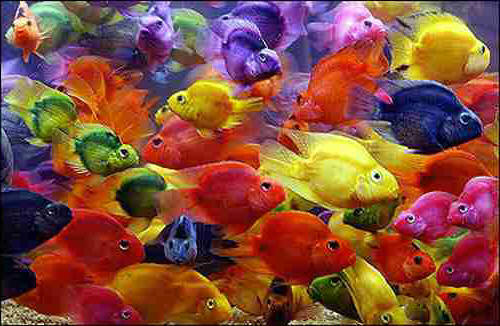
%> input picture fish.jpg, 500 x 326 px
$ octave --eval "color_quantize_main;"   (GNU Octave 9; MATLAB toolbox functions it lacks are replaced by stand-ins)
%> lines starting %> are read from the running program, lines starting %| are printed output that depends on the picture; long printed decimals are rounded
### quantize_RGB.m
function [outputImg, meanColors] = quantize_RGB(origImg, k)
    inputImg = im2double(origImg);
    [r, c, ~] = size(inputImg);
    reshapedImg = reshape(inputImg, r*c, 3);
    init = reshapedImg(1:round(size(reshapedImg, 1)/k):end, :, :);
    [idx, meanColors] = kmeans(reshapedImg, k, 'Start', init);
    disp(meanColors);
    outputImg_ = zeros(size(reshapedImg));
    for labels = 1:k
        outputImg_(idx == labels, 1) = meanColors(labels, 1);
        outputImg_(idx == labels, 2) = meanColors(labels, 2);
        outputImg_(idx == labels, 3) = meanColors(labels, 3);
    end
    outputImg = reshape(outputImg_, r,c,3);
end

### compute_quantization_error.m
function [error] = compute_quantization_error(origImg, quantizedImg)
    orig = im2double(origImg);
    quan = im2double(quantizedImg);
    error = (norm(orig(:)-quan(:),2).^2);
end

### quantize_HSV.m
function [outputImg, meanHues] = quantize_HSV(origImg, k)
    hsvImg = rgb2hsv(origImg);
    [r, c, ~] = size(origImg);
    reshapedImg = reshape(hsvImg, r*c, 3);
    hue = reshapedImg(:, 1);
    % Making the kmean deterministic
    init = hue(1:round(size(hue, 1)/k):end);
    assert(size(init, 1) == k);
    [idx, meanHues] = kmeans(hue, k, 'Start', init);
    disp(meanHues);
    assert(size(meanHues,1) == k);
    for label = 1:k
        hue(idx == label) = meanHues(label);
    end
    reshapedImg(:,1,:) = hue;
    outputImg_ = reshape(reshapedImg, r, c, 3);
    outputImg = hsv2rgb(outputImg_);
end

### color_quantize_main.m
function color_quantize_main
    input = imread('fish.jpg');
%> input is the input picture: size 326x500x3 uint8; mean R, G, B 132.5, 77.5, 60.6
    % Quantize RGB
    figure;
    color_quantize_main_helper(input, 5);
    figure;
    color_quantize_main_helper(input, 25);
end

function color_quantize_main_helper(im, k)
    subplot(1,2,1);
    % Quantize RGB
    [outputImg, meanColors] = quantize_RGB(im, k);
%> in quantize_RGB, `init = reshapedImg(1:round(size(reshapedImg, 1)/k):end, :, :);`: init = [0 0 0.0902; 0.0784 0 0.118; 0 0 0.102; 0.0902 0 0.282; 0.0784 0.0157 0]
%> in quantize_RGB, `[idx, meanColors] = kmeans(reshapedImg, k, 'Start', init);`: meanColors = [0.175 0.106 0.135; 0.599 0.198 0.0889; 0.384 0.292 0.438; 0.71 0.579 0.741; 0.764 0.658 0.249]
%|    0.1747   0.1057   0.135
%|    0.5987   0.198   0.08886
%|    0.3845   0.2923   0.4378
%|    0.7105   0.5787   0.7413
%|    0.764   0.6583   0.2493
%> in quantize_RGB, `outputImg = reshape(outputImg_, r,c,3);`:
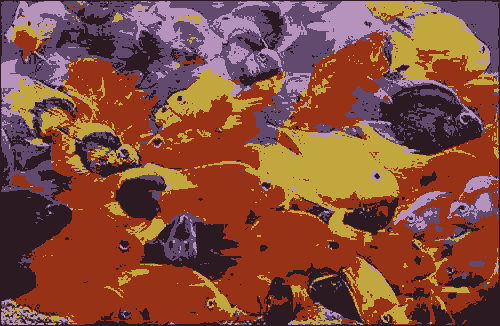
%> outputImg: size 326x500x3 double; mean R, G, B 0.52, 0.304, 0.238; mean of the top-left, top-right, bottom-left and bottom-right quarters 0.396, 0.404, 0.279, 0.335
    % Display the image
    imshow(outputImg);
    title(sprintf("Quantized rgb with %d clusters\n", k));
    % Calculate the SSD
    rgbError = compute_quantization_error(im, outputImg);
    fprintf("rgb SSD error: %f with %d clusters", rgbError, k);
    % Quantize HSV
    [outputImg, meanHue] = quantize_HSV(im, k);
    % Display the image
    subplot(1,2,2);
    imshow(outputImg);
    title(sprintf("Quantized hsv with %d clusters", k));
    % Calculate the SSD
    hsvError = compute_quantization_error(im, outputImg);
    fprintf("hsv SSD error: %f with %d clusters\n", hsvError, k);
end
%> in compute_quantization_error, `error = (norm(orig(:)-quan(:),2).^2);`: error = 7109.1
%> in quantize_HSV, `hsvImg = rgb2hsv(origImg);`: hsvImg: size 326x500x3 double; mean H, S, V 0.366, 0.703, 0.561
%> in quantize_HSV, `init = hue(1:round(size(hue, 1)/k):end);`: init = [0.667; 0.778; 0.667; 0.72; 0.0333]
%> in quantize_HSV, `[idx, meanHues] = kmeans(hue, k, 'Start', init);`: meanHues = [0.662; 0.954; 0.173; 0.778; 0.0451]
%| rgb SSD error: 7109.121 with 5 clusters   0.6623
%|    0.954
%|    0.1734
%|    0.7783
%|    0.04511
%> in quantize_HSV, `outputImg_ = reshape(reshapedImg, r, c, 3);`:
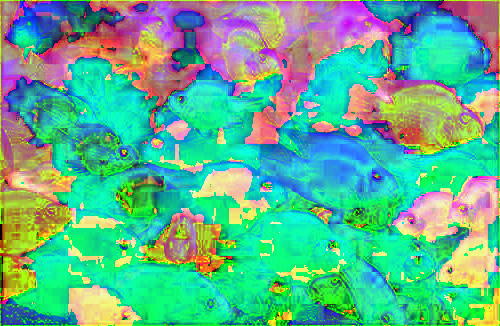
%> outputImg_: size 326x500x3 double; mean R, G, B 0.366, 0.703, 0.561
%> in quantize_HSV, `outputImg = hsv2rgb(outputImg_);`:
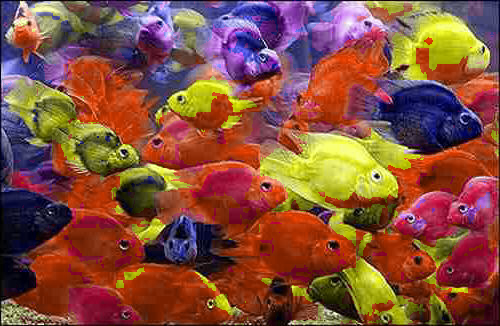
%> outputImg: size 326x500x3 double; mean R, G, B 0.52, 0.312, 0.239
%> in color_quantize_main_helper, `hsvError = compute_quantization_error(im, outputImg);`: hsvError = 1168.9
%| hsv SSD error: 1168.851 with 5 clusters
%> call 2 of quantize_RGB, with k = 25
%> in quantize_RGB (call 2), `init = reshapedImg(1:round(size(reshapedImg, 1)/k):end, :, :);`: init = 25 rows, first 12: [0 0 0.0902; 0.227 0.216 0.0863; 0 0.0235 0.051; 0.0157 0.0157 0; 0 0.0118 0; 0.0784 0 0.118; 0.0235 0 0.098; 0.11 0.00392 0.0706; 0.0471 0 0.247; 0.00392 0 0.125; 0 0 0.102; 0.0941 0 0.137]
%> in quantize_RGB (call 2), `[idx, meanColors] = kmeans(reshapedImg, k, 'Start', init);`: meanColors = 25 rows, first 12: [0.0995 0.0845 0.231; 0.834 0.796 0.224; 0.0692 0.0397 0.0656; 0.455 0.0706 0.0455; 0.245 0.116 0.0513; 0.512 0.483 0.327; 0.332 0.193 0.254; 0.709 0.192 0.0615; 0.545 0.433 0.716; 0.312 0.263 0.456; 0.184 0.158 0.393; 0.635 0.422 0.0672]
%> (printed output is left out)
%> in quantize_RGB (call 2), `outputImg = reshape(outputImg_, r,c,3);`:
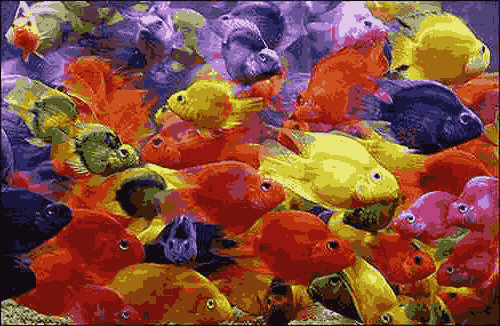
%> outputImg: size 326x500x3 double; mean R, G, B 0.519, 0.304, 0.237
%> call 2 of quantize_HSV, with k = 25
%> in quantize_HSV (call 2), `init = hue(1:round(size(hue, 1)/k):end);`: init = 25 values, max 0.895 at index 8, min 0 at index 19, mean 0.537
%> in quantize_HSV (call 2), `[idx, meanHues] = kmeans(hue, k, 'Start', init);`: meanHues = 25 values, max 0.988 at index 8, min 0.015 at index 19, mean 0.558
%> (printed output is left out)
%> in quantize_HSV (call 2), `outputImg_ = reshape(reshapedImg, r, c, 3);`:
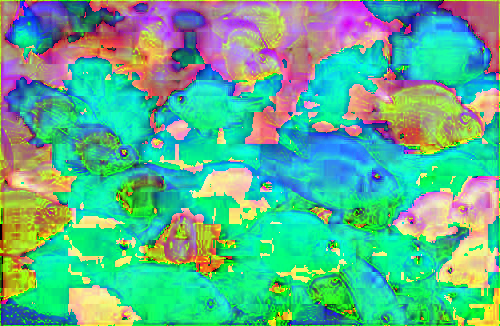
%> outputImg_: size 326x500x3 double; mean R, G, B 0.366, 0.703, 0.561; mean of the top-left, top-right, bottom-left and bottom-right quarters 0.524, 0.565, 0.533, 0.55
%| hsv SSD error: 104.436 with 25 clusters
